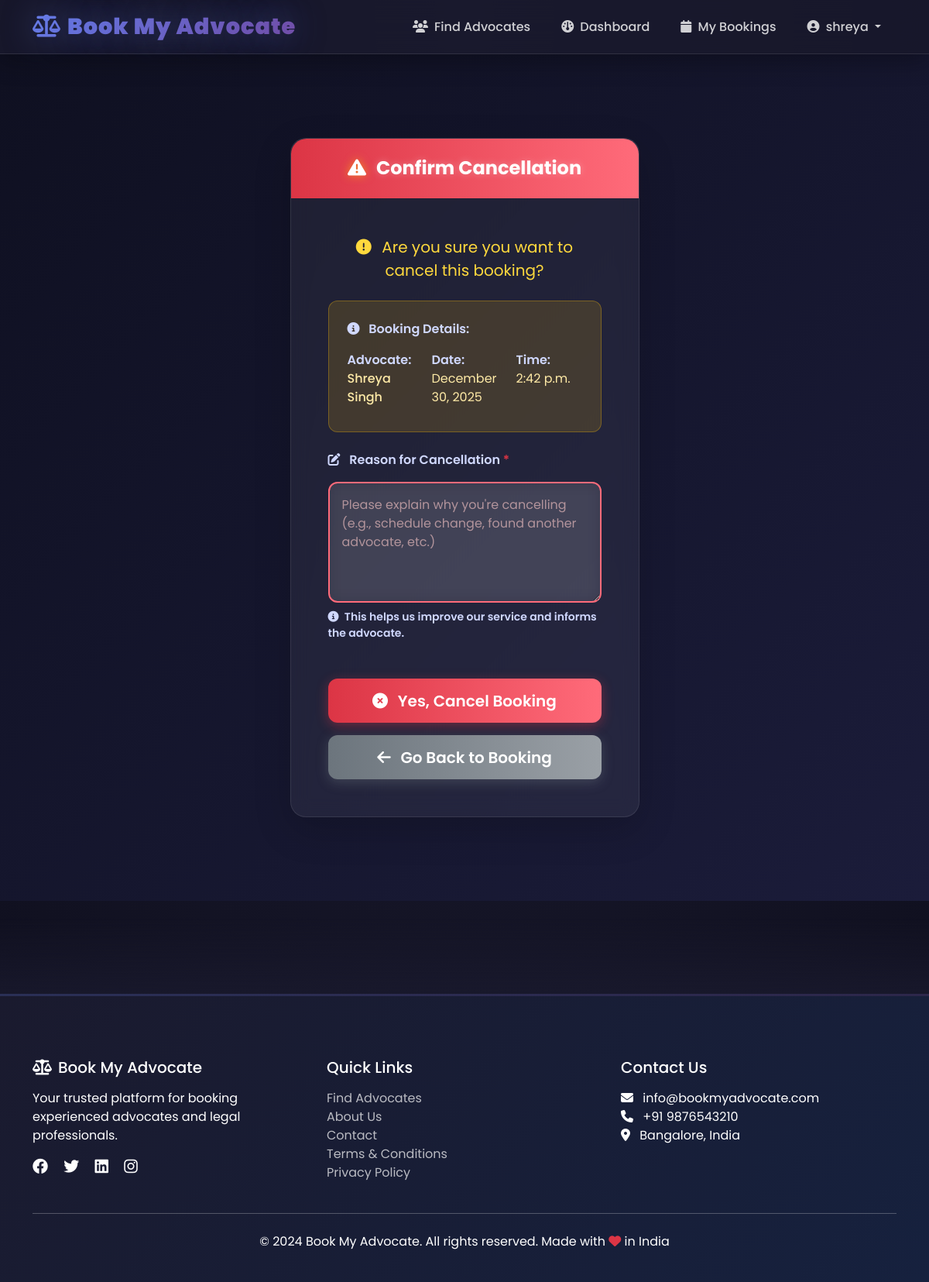
Screenshot of /bookings/cancel/1/ (signed in) with the database file from the repository.
### accounts/models.py (models this page shows, shortened)
class User(AbstractUser):
    USER_TYPE_CHOICES = (
        ('client', 'Client'),
        ('advocate', 'Advocate'),
        ('admin', 'Admin'),
    )
    user_type = models.CharField(max_length=20, choices=USER_TYPE_CHOICES, default='client')
    phone = models.CharField(max_length=15, blank=True)
    address = models.TextField(blank=True)
    profile_picture = models.ImageField(upload_to='profiles/', blank=True, null=True)
    date_of_birth = models.DateField(null=True, blank=True)
    verified = models.BooleanField(default=False)
    created_at = models.DateTimeField(auto_now_add=True)
    updated_at = models.DateTimeField(auto_now=True)
    class Meta:
        ordering = ['-created_at']
    def get_full_name(self):
        return f"{self.first_name} {self.last_name}".strip() or self.username

### bookings/models.py (models this page shows, shortened)
class Booking(models.Model):
    STATUS_CHOICES = (
        ('pending', 'Pending'),
        ('confirmed', 'Confirmed'),
        ('completed', 'Completed'),
        ('cancelled', 'Cancelled'),
        ('rescheduled', 'Rescheduled'),
    )
    SERVICE_TYPE_CHOICES = (
        ('consultation', 'Legal Consultation'),
        ('court_appearance', 'Court Appearance'),
        ('document_review', 'Document Review'),
        ('legal_advice', 'Legal Advice'),
    )
    PAYMENT_STATUS_CHOICES = (
        ('pending', 'Pending'),
        ('paid', 'Paid'),
        ('refunded', 'Refunded'),
    )
    PRIORITY_CHOICES = (
        ('normal', 'Normal'),
        ('urgent', 'Urgent'),
    )
    client = models.ForeignKey(User, on_delete=models.CASCADE, related_name='bookings')
    advocate = models.ForeignKey(Advocate, on_delete=models.CASCADE, related_name='bookings')
    service_type = models.CharField(max_length=30, choices=SERVICE_TYPE_CHOICES)
    booking_date = models.DateField()
    booking_time = models.TimeField()
    duration = models.IntegerField(default=60, help_text="Duration in minutes")
    status = models.CharField(max_length=20, choices=STATUS_CHOICES, default='pending')
    case_description = models.TextField()
    case_type = models.CharField(max_length=100)
    priority = models.CharField(max_length=20, choices=PRIORITY_CHOICES, default='normal')
    total_fee = models.DecimalField(max_digits=10, decimal_places=2)
    payment_status = models.CharField(max_length=20, choices=PAYMENT_STATUS_CHOICES, default='pending')
    meeting_link = models.URLField(blank=True, null=True)
    notes = models.TextField(blank=True)
    cancellation_reason = models.TextField(blank=True)
    created_at = models.DateTimeField(auto_now_add=True)
    updated_at = models.DateTimeField(auto_now=True)
    class Meta:
        ordering = ['-booking_date', '-booking_time']
        unique_together = ['advocate', 'booking_date', 'booking_time']

### advocates/models.py (models this page shows, shortened)
class Advocate(models.Model):
    EXPERIENCE_CHOICES = (
        ('0-2', '0-2 years'),
        ('3-5', '3-5 years'),
        ('6-10', '6-10 years'),
        ('10+', '10+ years'),
    )
    user = models.OneToOneField(User, on_delete=models.CASCADE, related_name='advocate_profile')
    bar_council_id = models.CharField(max_length=50, unique=True)
    specializations = models.ManyToManyField(Specialization, related_name='advocates')
    experience = models.CharField(max_length=10, choices=EXPERIENCE_CHOICES)
    consultation_fee = models.DecimalField(max_digits=10, decimal_places=2, validators=[MinValueValidator(0)])
    court_appearance_fee = models.DecimalField(max_digits=10, decimal_places=2, validators=[MinValueValidator(0)])
    bio = models.TextField()
    languages = models.CharField(max_length=200, help_text="Comma separated languages")
    education = models.TextField()
    certifications = models.TextField(blank=True)
    success_rate = models.DecimalField(
        max_digits=5,
        decimal_places=2,
        default=0,
        validators=[MinValueValidator(0), MaxValueValidator(100)]
    )
    total_cases = models.IntegerField(default=0)
    rating = models.DecimalField(
        max_digits=3,
        decimal_places=2,
        default=0,
        validators=[MinValueValidator(0), MaxValueValidator(5)]
    )
    total_reviews = models.IntegerField(default=0)
    is_available = models.BooleanField(default=True)
    verified = models.BooleanField(default=False)
    created_at = models.DateTimeField(auto_now_add=True)
    updated_at = models.DateTimeField(auto_now=True)
    class Meta:
        ordering = ['-rating', '-total_cases']

### bookings/views.py (the view)
# urls.py: path('cancel/<int:booking_id>/', views.cancel_booking, name='cancel_booking'),
@login_required
def cancel_booking(request, booking_id):
    booking = get_object_or_404(Booking, id=booking_id)
    if booking.client != request.user:
        messages.error(request, 'You do not have permission to cancel this booking.')
        return redirect('dashboard')
    if booking.status in ['completed', 'cancelled']:
        messages.error(request, 'This booking cannot be cancelled.')
        return redirect('booking_detail', booking_id=booking.id)
    if request.method == 'POST':
        booking.status = 'cancelled'
        booking.cancellation_reason = request.POST.get('reason', '')
        booking.save()
        messages.success(request, 'Booking cancelled successfully.')
        return redirect('my_bookings')
    return render(request, 'bookings/cancel_booking.html', {'booking': booking})

### templates/bookings/cancel_booking.html (shortened to what this page needs)
{% extends 'base.html' %}
{% load crispy_forms_tags %}
{% block content %}
<div class="cancel-wrapper">
    <div class="container my-5">
        <div class="row justify-content-center">
            <div class="col-md-6 col-lg-5">
                <div class="card cancel-card shadow-lg">
                    <div class="cancel-header text-center">
                        <h4 class="mb-0">
                            <i class="fas fa-exclamation-triangle me-2 warning-glow"></i>
                            Confirm Cancellation
                        </h4>
                    </div>
                    <div class="card-body p-5">
                        <p class="text-center mb-4 fs-5" style="color: #ffd93d;">
                            <i class="fas fa-exclamation-circle me-2"></i>
                            Are you sure you want to cancel this booking?
                        </p>
                        <div class="booking-details mb-4">
                            <strong class="d-block mb-3">
                                <i class="fas fa-info-circle me-2"></i> Booking Details:
                            </strong>
                            <div class="row text-center text-md-start">
                                <div class="col-md-4 mb-2">
                                    <strong>Advocate:</strong><br>
                                    <span class="fw-medium">{{ booking.advocate.user.get_full_name }}</span>
                                </div>
                                <div class="col-md-4 mb-2">
                                    <strong>Date:</strong><br>
                                    {{ booking.booking_date|date:"F d, Y" }}
                                </div>
                                <div class="col-md-4 mb-2">
                                    <strong>Time:</strong><br>
                                    {{ booking.booking_time }}
                                </div>
                            </div>
                        </div>
                        <form method="post" action="" novalidate>
                            <div class="mb-5">
                                <label for="reason" class="form-label mb-3 d-block">
                                    <i class="fas fa-edit me-2"></i> Reason for Cancellation <span class="text-danger">*</span>
                                </label>
                                <textarea
                                    name="reason"
                                    id="reason"
                                    class="form-control w-100"
                                    rows="5"
                                    placeholder="Please explain why you're cancelling (e.g., schedule change, found another advocate, etc.)"
                                    required
                                ></textarea>
                                <div class="form-text mt-2">
                                    <i class="fas fa-info-circle me-1"></i>
                                    This helps us improve our service and informs the advocate.
                                </div>
                            </div>
                            <div class="d-grid gap-3">
                                <button type="submit" class="btn btn-danger-gradient btn-lg test-flash">
                                    <i class="fas fa-times-circle me-2"></i> Yes, Cancel Booking
                                </button>
                                <a href="{% url 'booking_detail' booking.id %}" class="btn btn-secondary-gradient btn-lg test-flash">
                                    <i class="fas fa-arrow-left me-2"></i> Go Back to Booking
                                </a>
                            </div>
                        </form>
                    </div>
                </div>
            </div>
        </div>
    </div>
</div>
{% endblock %}

### templates/base.html (shortened to what this page needs)
<!DOCTYPE html>
<html lang="en">
<head>
    <link href="https://cdn.jsdelivr.net/npm/bootstrap@5.3.0/dist/css/bootstrap.min.css" rel="stylesheet">
    <link rel="stylesheet" href="https://cdnjs.cloudflare.com/ajax/libs/font-awesome/6.4.0/css/all.min.css">
    <link href="https://unpkg.com/aos@2.3.1/dist/aos.css" rel="stylesheet">
</head>
<body>
    <div class="bg-particles">
        <div class="particle particle-1" style="width: 60px; height: 60px; background: linear-gradient(135deg, rgba(102, 126, 234, 0.4), rgba(118, 75, 162, 0.4)); top: 10%; left: 10%;"></div>
        <div class="particle particle-2" style="width: 80px; height: 80px; background: linear-gradient(135deg, rgba(118, 75, 162, 0.4), rgba(240, 147, 251, 0.4)); top: 60%; left: 80%;"></div>
        <div class="particle particle-3" style="width: 40px; height: 40px; background: linear-gradient(135deg, rgba(102, 126, 234, 0.4), rgba(79, 172, 254, 0.4)); top: 80%; left: 20%;"></div>
        <div class="particle particle-4" style="width: 70px; height: 70px; background: linear-gradient(135deg, rgba(240, 147, 251, 0.4), rgba(245, 87, 108, 0.4)); top: 30%; left: 70%;"></div>
    </div>
    <nav class="navbar navbar-expand-lg navbar-dark sticky-top">
        <div class="container">
            <a class="navbar-brand" href="{% url 'home' %}">
                <i class="fas fa-balance-scale me-2"></i>Book My Advocate
            </a>
            <div class="collapse navbar-collapse" id="navbarNav">
                <ul class="navbar-nav ms-auto">
                    <li class="nav-item">
                        <a class="nav-link" href="{% url 'advocate_list' %}">
                            <i class="fas fa-users me-1"></i> Find Advocates
                        </a>
                    </li>
                    {% if user.is_authenticated %}
                        <li class="nav-item">
                            <a class="nav-link" href="{% url 'dashboard' %}">
                                <i class="fas fa-dashboard me-1"></i> Dashboard
                            </a>
                        </li>
                        <li class="nav-item">
                            <a class="nav-link" href="{% url 'my_bookings' %}">
                                <i class="fas fa-calendar me-1"></i> My Bookings
                            </a>
                        </li>
                        <li class="nav-item dropdown">
                            <a class="nav-link dropdown-toggle" href="#" id="navbarDropdown" role="button" data-bs-toggle="dropdown">
                                <i class="fas fa-user-circle me-1"></i> {{ user.username }}
                            </a>
                        </li>
                    {% endif %}
                </ul>
            </div>
        </div>
    </nav>
    <main>
        {% block content %}{% endblock %}
    </main>
    <footer class="footer">
        <div class="container">
            <div class="row">
                <div class="col-md-4" data-aos="fade-up">
                    <h5><i class="fas fa-balance-scale me-2"></i>Book My Advocate</h5>
                    <p class="mt-3">Your trusted platform for booking experienced advocates and legal professionals.</p>
                    <div class="mt-3">
                        <a href="#" class="text-white me-3"><i class="fab fa-facebook fa-lg"></i></a>
                        <a href="#" class="text-white me-3"><i class="fab fa-twitter fa-lg"></i></a>
                        <a href="#" class="text-white me-3"><i class="fab fa-linkedin fa-lg"></i></a>
                        <a href="#" class="text-white"><i class="fab fa-instagram fa-lg"></i></a>
                    </div>
                </div>
                <div class="col-md-4" data-aos="fade-up" data-aos-delay="100">
                    <h5>Quick Links</h5>
                    <ul class="list-unstyled mt-3">
                        <li><a href="{% url 'advocate_list' %}" class="text-decoration-none">Find Advocates</a></li>
                        <li><a href="#" class="text-decoration-none">About Us</a></li>
                        <li><a href="#" class="text-decoration-none">Contact</a></li>
                        <li><a href="#" class="text-decoration-none">Terms & Conditions</a></li>
                        <li><a href="#" class="text-decoration-none">Privacy Policy</a></li>
                    </ul>
                </div>
                <div class="col-md-4" data-aos="fade-up" data-aos-delay="200">
                    <h5>Contact Us</h5>
                    <p class="mt-3">
                        <i class="fas fa-envelope me-2"></i> info@bookmyadvocate.com<br>
                        <i class="fas fa-phone me-2"></i> +91 9876543210<br>
                        <i class="fas fa-map-marker-alt me-2"></i> Bangalore, India
                    </p>
                </div>
            </div>
            <hr class="bg-light my-4">
            <div class="text-center">
                <p class="mb-0">&copy; 2024 Book My Advocate. All rights reserved. Made with <i class="fas fa-heart text-danger"></i> in India</p>
            </div>
        </div>
    </footer>
</body>
</html>

### rows the page displays
User: username "shreya"
Booking: advocate.user.get_full_name "Shreya Singh", booking_date "December 30, 2025", booking_time "2:42 p.m."
